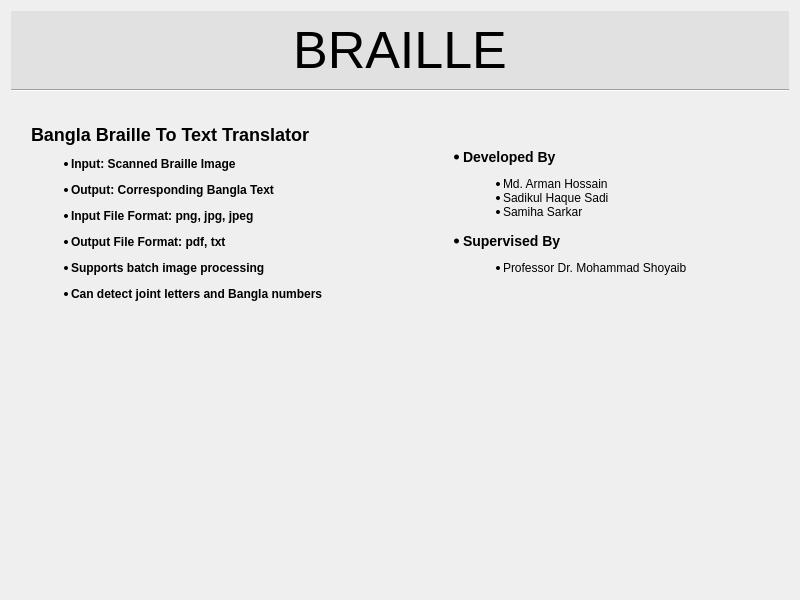
<?xml version="1.0" encoding="UTF-8"?>
<ui version="4.0">
 <class>FrontPage</class>
 <widget class="QDialog" name="FrontPage">
  <property name="geometry">
   <rect>
    <x>0</x>
    <y>0</y>
    <width>800</width>
    <height>600</height>
   </rect>
  </property>
  <property name="windowTitle">
   <string>FrontPage</string>
  </property>
  <layout class="QVBoxLayout" name="verticalLayout_3">
   <item>
    <layout class="QVBoxLayout" name="verticalLayout">
     <property name="spacing">
      <number>0</number>
     </property>
     <item>
      <widget class="QWidget" name="topwidget" native="true">
       <property name="styleSheet">
        <string notr="true">background-color: #e1e1e1
</string>
       </property>
       <layout class="QHBoxLayout" name="horizontalLayout">
        <item>
         <widget class="QLabel" name="labelIIT">
          <property name="sizePolicy">
           <sizepolicy hsizetype="Fixed" vsizetype="Fixed">
            <horstretch>0</horstretch>
            <verstretch>0</verstretch>
           </sizepolicy>
          </property>
          <property name="text">
           <string/>
          </property>
          <property name="pixmap">
           <pixmap resource="../Resources.qrc">:/logo/iitLogo.jpg</pixmap>
          </property>
          <property name="scaledContents">
           <bool>false</bool>
          </property>
         </widget>
        </item>
        <item>
         <widget class="QLabel" name="labelSoftware">
          <property name="font">
           <font>
            <pointsize>39</pointsize>
           </font>
          </property>
          <property name="text">
           <string>BRAILLE</string>
          </property>
          <property name="alignment">
           <set>Qt::AlignCenter</set>
          </property>
          <property name="margin">
           <number>0</number>
          </property>
         </widget>
        </item>
        <item>
         <widget class="QLabel" name="labelICT">
          <property name="sizePolicy">
           <sizepolicy hsizetype="Fixed" vsizetype="Fixed">
            <horstretch>0</horstretch>
            <verstretch>0</verstretch>
           </sizepolicy>
          </property>
          <property name="text">
           <string/>
          </property>
          <property name="pixmap">
           <pixmap resource="../Resources.qrc">:/logo/ictLogo.jpg</pixmap>
          </property>
         </widget>
        </item>
       </layout>
      </widget>
     </item>
     <item>
      <widget class="Line" name="line">
       <property name="orientation">
        <enum>Qt::Horizontal</enum>
       </property>
      </widget>
     </item>
    </layout>
   </item>
   <item>
    <layout class="QHBoxLayout" name="horizontalLayout_2">
     <item>
      <spacer name="horizontalSpacer_2">
       <property name="orientation">
        <enum>Qt::Horizontal</enum>
       </property>
       <property name="sizeHint" stdset="0">
        <size>
         <width>40</width>
         <height>20</height>
        </size>
       </property>
      </spacer>
     </item>
     <item>
      <widget class="QLabel" name="labelProcess">
       <property name="sizePolicy">
        <sizepolicy hsizetype="Fixed" vsizetype="Fixed">
         <horstretch>0</horstretch>
         <verstretch>0</verstretch>
        </sizepolicy>
       </property>
       <property name="text">
        <string/>
       </property>
       <property name="pixmap">
        <pixmap resource="../Resources.qrc">:/logo/process.png</pixmap>
       </property>
      </widget>
     </item>
     <item>
      <spacer name="horizontalSpacer">
       <property name="orientation">
        <enum>Qt::Horizontal</enum>
       </property>
       <property name="sizeHint" stdset="0">
        <size>
         <width>40</width>
         <height>20</height>
        </size>
       </property>
      </spacer>
     </item>
    </layout>
   </item>
   <item>
    <layout class="QHBoxLayout" name="horizontalLayout_4">
     <item>
      <widget class="QLabel" name="labelDescription_2">
       <property name="styleSheet">
        <string notr="true">text-align: right;</string>
       </property>
       <property name="text">
        <string>&lt;h2&gt; Bangla Braille To Text Translator&lt;/h2&gt;
&lt;ul&gt;
&lt;li&gt;&lt;h4&gt; Input: Scanned Braille Image &lt;/h4&gt;
&lt;/li&gt;
&lt;li&gt;&lt;h4&gt; Output: Corresponding Bangla Text&lt;/h4&gt;
&lt;/li&gt;
&lt;li&gt;&lt;h4&gt; Input File Format: png, jpg, jpeg&lt;/h4&gt;
&lt;/li&gt;
&lt;li&gt;&lt;h4&gt; Output File Format: pdf, txt&lt;/h4&gt;
&lt;/li&gt;
&lt;li&gt;&lt;h4&gt;Supports batch image processing&lt;/h4&gt;
&lt;/li&gt;
&lt;li&gt;&lt;h4&gt; Can detect joint letters and Bangla numbers&lt;/h4&gt;
&lt;/li&gt;
&lt;/ul&gt;</string>
       </property>
       <property name="textFormat">
        <enum>Qt::MarkdownText</enum>
       </property>
       <property name="margin">
        <number>0</number>
       </property>
       <property name="indent">
        <number>20</number>
       </property>
      </widget>
     </item>
     <item>
      <widget class="QLabel" name="labelDescription">
       <property name="styleSheet">
        <string notr="true">text-align: right;</string>
       </property>
       <property name="text">
        <string>&lt;ul style=&quot;list-style-type:none;&quot;&gt;
&lt;li&gt; &lt;h3&gt;Developed By&lt;/h3&gt;&lt;/li&gt;
&lt;ul style=&quot;list-style-type:none;&quot;&gt;
&lt;li&gt;Md. Arman Hossain &lt;/li&gt;
&lt;li&gt;Sadikul Haque Sadi&lt;/li&gt;
&lt;li&gt;Samiha Sarkar&lt;/li&gt;
&lt;/ul&gt;
&lt;li&gt;&lt;h3&gt;Supervised By&lt;/h3&gt;&lt;/li&gt;
&lt;ul  style=&quot;list-style-type:none;&quot;&gt;&lt;li&gt; Professor Dr. Mohammad Shoyaib &lt;/li&gt; &lt;/ul&gt;
&lt;/ul&gt;</string>
       </property>
       <property name="textFormat">
        <enum>Qt::MarkdownText</enum>
       </property>
       <property name="margin">
        <number>0</number>
       </property>
       <property name="indent">
        <number>20</number>
       </property>
      </widget>
     </item>
    </layout>
   </item>
   <item>
    <widget class="QWidget" name="backgroundImage" native="true">
     <property name="sizePolicy">
      <sizepolicy hsizetype="Expanding" vsizetype="Preferred">
       <horstretch>0</horstretch>
       <verstretch>0</verstretch>
      </sizepolicy>
     </property>
     <property name="styleSheet">
      <string notr="true">background-image: url(:/logo/readingBackground.png);
background-repeat: no-repeat;
background-position: fill;</string>
     </property>
     <layout class="QVBoxLayout" name="verticalLayout_2">
      <item>
       <spacer name="verticalSpacer">
        <property name="orientation">
         <enum>Qt::Vertical</enum>
        </property>
        <property name="sizeType">
         <enum>QSizePolicy::Preferred</enum>
        </property>
        <property name="sizeHint" stdset="0">
         <size>
          <width>20</width>
          <height>40</height>
         </size>
        </property>
       </spacer>
      </item>
      <item>
       <layout class="QHBoxLayout" name="horizontalLayout_3">
        <item>
         <spacer name="horizontalSpacer_4">
          <property name="orientation">
           <enum>Qt::Horizontal</enum>
          </property>
          <property name="sizeHint" stdset="0">
           <size>
            <width>83</width>
            <height>83</height>
           </size>
          </property>
         </spacer>
        </item>
        <item>
         <widget class="StartLabel" name="labelStart">
          <property name="sizePolicy">
           <sizepolicy hsizetype="Fixed" vsizetype="Fixed">
            <horstretch>0</horstretch>
            <verstretch>0</verstretch>
           </sizepolicy>
          </property>
          <property name="styleSheet">
           <string notr="true">background-color: transparent;</string>
          </property>
          <property name="text">
           <string/>
          </property>
          <property name="pixmap">
           <pixmap resource="../Resources.qrc">:/logo/Start.png</pixmap>
          </property>
         </widget>
        </item>
        <item>
         <spacer name="horizontalSpacer_3">
          <property name="orientation">
           <enum>Qt::Horizontal</enum>
          </property>
          <property name="sizeHint" stdset="0">
           <size>
            <width>83</width>
            <height>83</height>
           </size>
          </property>
         </spacer>
        </item>
       </layout>
      </item>
      <item>
       <spacer name="verticalSpacer_2">
        <property name="orientation">
         <enum>Qt::Vertical</enum>
        </property>
        <property name="sizeType">
         <enum>QSizePolicy::Expanding</enum>
        </property>
        <property name="sizeHint" stdset="0">
         <size>
          <width>20</width>
          <height>79</height>
         </size>
        </property>
       </spacer>
      </item>
     </layout>
    </widget>
   </item>
  </layout>
 </widget>
 <customwidgets>
  <customwidget>
   <class>StartLabel</class>
   <extends>QLabel</extends>
   <header>startlabel.h</header>
  </customwidget>
 </customwidgets>
 <resources>
  <include location="../Resources.qrc"/>
 </resources>
 <connections/>
</ui>
